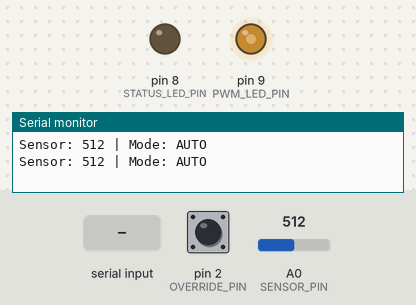
Bench run of a sketch on a simulated Arduino Uno, built with avr-gcc and run on an emulated ATmega328P. On the bench: output pins drawn as LEDs (lit = HIGH), the last lines printed to the serial monitor. Inputs (shaded band) come from the test bench; at power-on: pin 2 (OVERRIDE_PIN) HIGH, A0 (SENSOR_PIN) = 512.

Above: at 1.2 s.
1.3 s: pin 2 (OVERRIDE_PIN) pulled LOW for 0.15 s
At 1.8 s:
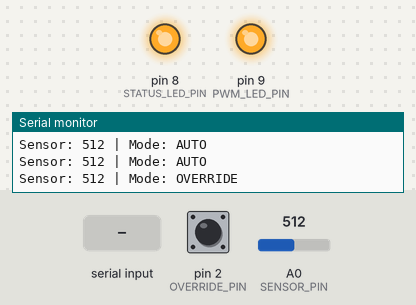
2.9 s: "m" received over Serial
At 4.1 s:
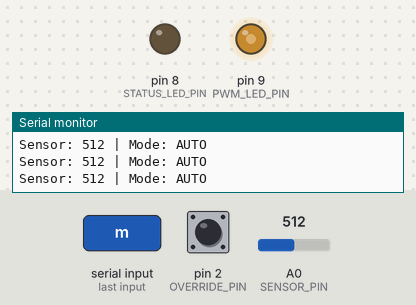
4.4 s: A0 (SENSOR_PIN) set to 716
At 5.4 s:
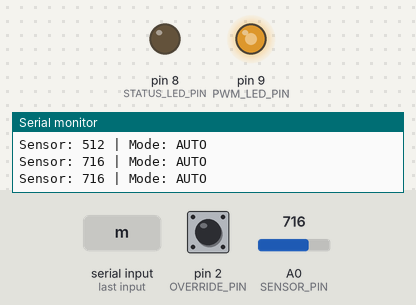
5.9 s: A0 (SENSOR_PIN) set to 900
At 6.5 s:
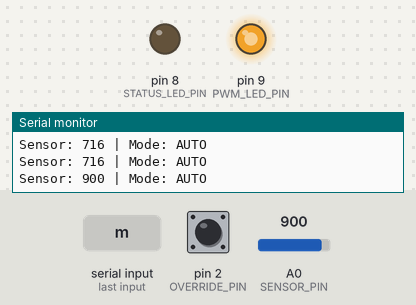
7.4 s: A0 (SENSOR_PIN) set to 122
At 7.7 s:
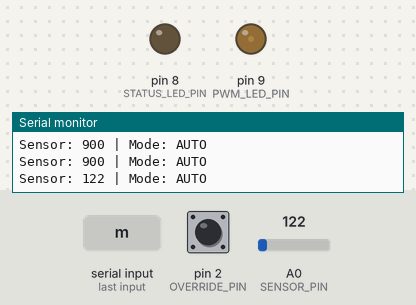
8.9 s: A0 (SENSOR_PIN) set to 0
At 10.0 s:
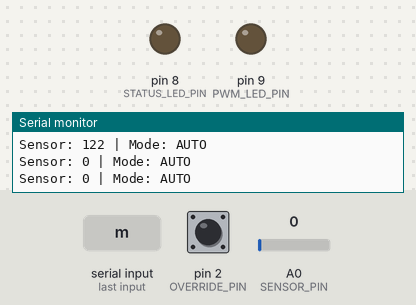
Timing chart, 0 to 11.4 s (numbered marks = the images above; inputs shaded):
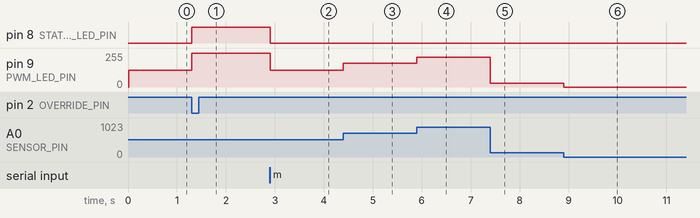

Measured:
- after the input at 1.3 s, pin 8 (STATUS_LED_PIN): LOW → HIGH at once; pin 9 (PWM_LED_PIN): 127/255 → 255/255 at once
- after the input at 2.9 s, pin 8 (STATUS_LED_PIN): HIGH → LOW at once; pin 9 (PWM_LED_PIN): 255/255 → 127/255 at once
- after the input at 4.4 s, pin 9 (PWM_LED_PIN): 127/255 → 178/255 at once
- after the input at 5.9 s, pin 9 (PWM_LED_PIN): 178/255 → 224/255 at once
- after the input at 7.4 s, pin 9 (PWM_LED_PIN): 224/255 → 30/255 at once
- after the input at 8.9 s, pin 9 (PWM_LED_PIN): 30/255 → 0/255 at once

The sketch:

integrated_sensor_system.ino
```cpp
/*
  Session 5 Capstone — Integrated Sensor System
  --------------------------------------------
  Combines every curriculum item from the internship's Embedded Control (HW) (임베디드 제어) row:
  MCU Structure (MCU 구조) (implicit), GPIO, ADC/PWM, Interrupt (인터럽트), Communication (통신) (Serial)
  On-site tasks demonstrated: Arduino Circuit Configuration (아두이노 회로 구성) / Sensor Integration (센서 연동) / Serial Communication (시리얼 통신)

  Wiring (see schematic/circuit-diagram.svg):
    Status LED -> D8  (through 220ohm resistor) -> GND        [GPIO]
    PWM LED    -> D9  (through 220ohm resistor) -> GND        [PWM]
    Potentiometer wiper -> A0, outer pins -> 5V / GND          [ADC]
    Override switch -> D2 -> GND (INPUT_PULLUP, interrupt)     [Interrupt]
    Serial -> USB (built in)                                   [Communication]

  Behavior:
    - Normal mode: PWM LED brightness follows the potentiometer/sensor on A0.
    - Override mode (toggled by button interrupt OR typing 'm' in Serial Monitor):
      status LED turns on, PWM LED forced to full brightness, sensor is ignored.
    - Every ~500ms, current sensor value + mode is printed over Serial.
*/

const int STATUS_LED_PIN = 8;
const int PWM_LED_PIN    = 9;
const int SENSOR_PIN     = A0;
const int OVERRIDE_PIN   = 2;

const unsigned long DEBOUNCE_MS       = 50;
const unsigned long REPORT_INTERVAL   = 500;

volatile bool overrideMode = false;
volatile unsigned long lastInterruptTime = 0;

unsigned long lastReportTime = 0;

void setup() {
  pinMode(STATUS_LED_PIN, OUTPUT);
  pinMode(PWM_LED_PIN, OUTPUT);
  pinMode(OVERRIDE_PIN, INPUT_PULLUP);

  attachInterrupt(digitalPinToInterrupt(OVERRIDE_PIN), toggleOverride, FALLING);

  Serial.begin(9600);
  Serial.println("Capstone system ready.");
  Serial.println("Type 'm' + Enter to toggle override mode manually.");
}

void loop() {
  handleSerialCommands();

  int sensorValue = analogRead(SENSOR_PIN); // ADC

  if (overrideMode) {
    digitalWrite(STATUS_LED_PIN, HIGH);   // GPIO
    analogWrite(PWM_LED_PIN, 255);        // PWM, forced full brightness
  } else {
    digitalWrite(STATUS_LED_PIN, LOW);    // GPIO
    int pwmValue = map(sensorValue, 0, 1023, 0, 255);
    analogWrite(PWM_LED_PIN, pwmValue);   // PWM, sensor-driven
  }

  if (millis() - lastReportTime >= REPORT_INTERVAL) {
    reportStatus(sensorValue);            // Serial communication
    lastReportTime = millis();
  }
}

// ISR: kept short, debounced with a timestamp check, only touches volatile flags
void toggleOverride() {
  unsigned long now = millis();
  if (now - lastInterruptTime > DEBOUNCE_MS) {
    overrideMode = !overrideMode;
    lastInterruptTime = now;
  }
}

// Lets the PC toggle override mode too, as an alternate communication path
void handleSerialCommands() {
  if (Serial.available() > 0) {
    char command = Serial.read();
    if (command == 'm' || command == 'M') {
      overrideMode = !overrideMode;
      Serial.println("Override toggled via Serial command.");
    }
  }
}

void reportStatus(int sensorValue) {
  Serial.print("Sensor: ");
  Serial.print(sensorValue);
  Serial.print(" | Mode: ");
  Serial.println(overrideMode ? "OVERRIDE" : "AUTO");
}
```
